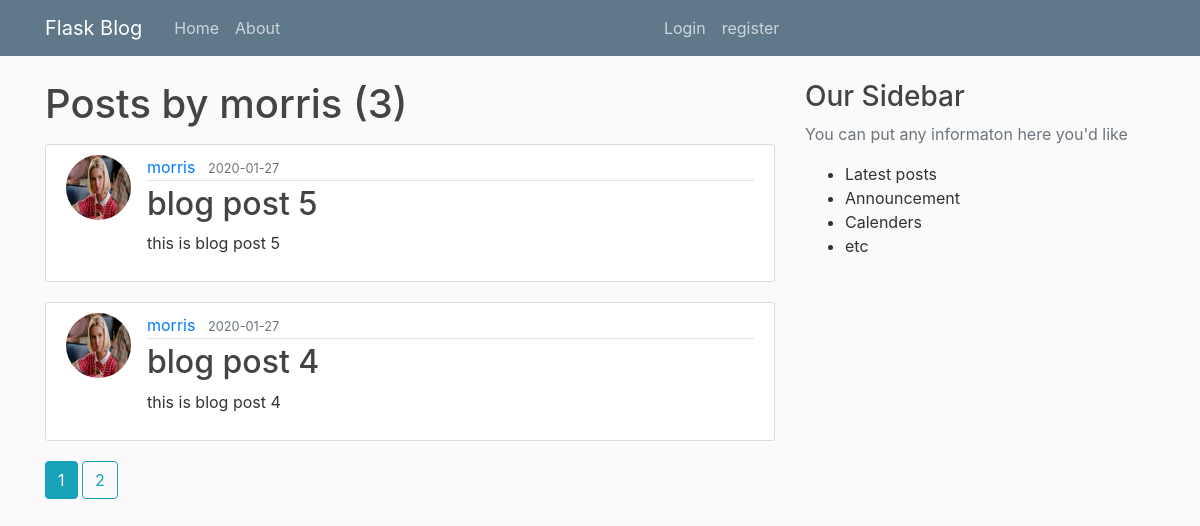
The app's page /user/morris with its own data.
### flaskblog/models.py (models this page shows, shortened)
class User(db.Model , UserMixin):
    id = db.Column(db.Integer,primary_key=True)
    username = db.Column(db.String(20),unique=True,nullable=False)
    email = db.Column(db.String(120),unique=True,nullable=False)
    image_file = db.Column(db.String(20),nullable=False,default='default.jpg')
    password = db.Column(db.String(60) , nullable=False)
    posts = db.relationship('Post', backref='author', lazy=True)

class Post(db.Model):
    id = db.Column(db.Integer, primary_key=True)
    title  = db.Column(db.String(20), nullable=False)
    date_posted = db.Column(db.DateTime, nullable=False, default=datetime.utcnow)
    content = db.Column(db.Text, nullable=False)
    user_id = db.Column(db.Integer,db.ForeignKey('user.id'), nullable=False)

### flaskblog/routes.py (the view)
@app.route('/user/<string:username>')
def user_posts(username):
    page = request.args.get('page',1,type=int)
    user = User.query.filter_by(username=username).first_or_404()
    posts = Post.query.filter_by(author=user)\
        .order_by(Post.date_posted.desc())\
        .paginate(page,per_page=2)
    return render_template('user_posts.html', posts=posts, user=user )

### flaskblog/templates/user_posts.html
{% extends 'layout.html' %}
{% block content %}
       <h1 class="mb-3"> Posts by {{ user.username }} ({{ posts.total }}) </h1>
       {% for post in posts.items %}
       <article class="media content-section">
        <img src="{{url_for('static',filename='profile_Pics/' + post.author.image_file)}}" alt="" class="rounded-circle article-img">
        <div class="media-body">
          <div class="article-metadata">
            <a class="mr-2" href="{{url_for('user_posts',username=post.author.username )}}">{{ post.author.username }}</a>
            <small class="text-muted">{{ post.date_posted.strftime('%Y-%m-%d') }}</small>
          </div>
          <h2><a class="article-title" href="{{url_for('post', post_id = post.id )}}">{{ post.title }}</a></h2>
          <p class="article-content">{{ post.content }}</p>
        </div>
      </article>
       {% endfor %}
       {% for page_num in posts.iter_pages(left_edge=1,right_edge=1,left_current=1,right_current=2) %}
          {% if page_num %}
              {% if posts.page == page_num  %}
                 <a class="btn btn-info mb-4" href="{{ url_for('user_posts',username=user.username, page = page_num ) }}">{{ page_num }}</a>
               {% else %}
                 <a class="btn btn-outline-info mb-4" href="{{ url_for('user_posts',username=user.username, page = page_num ) }}">{{ page_num }}</a>
              {% endif %}
          {% else %}
             ...
          {% endif %}
       {% endfor %}
 {% endblock content %}

### flaskblog/static/main.css (style rules this page uses)
body { background: #fafafa; color: #333333; margin-top: 5rem; }
h1, h2, h3, h4, h5, h6 { color: #444444; }
.content-section { background: #ffffff; padding: 10px 20px; border: 1px solid #dddddd; border-radius: 3px; margin-bottom: 20px; }
.article-title { color: #444444; }
.article-content { white-space: pre-line; }
.article-img { height: 65px; width: 65px; margin-right: 16px; }
.article-metadata { padding-bottom: 1px; margin-bottom: 4px; border-bottom: 1px solid #e3e3e3 }

### records on screen
User: username "morris"
Post: image_file (picture), author.username "morris", date_posted "2020-01-27", title "blog post 5", content "this is blog post 5"
Post: image_file (picture), author.username "morris", date_posted "2020-01-27", title "blog post 4", content "this is blog post 4"

### other values on screen
{{ posts.total }} "3"
{{ page_num }} "1"
{{ page_num }} "2"
